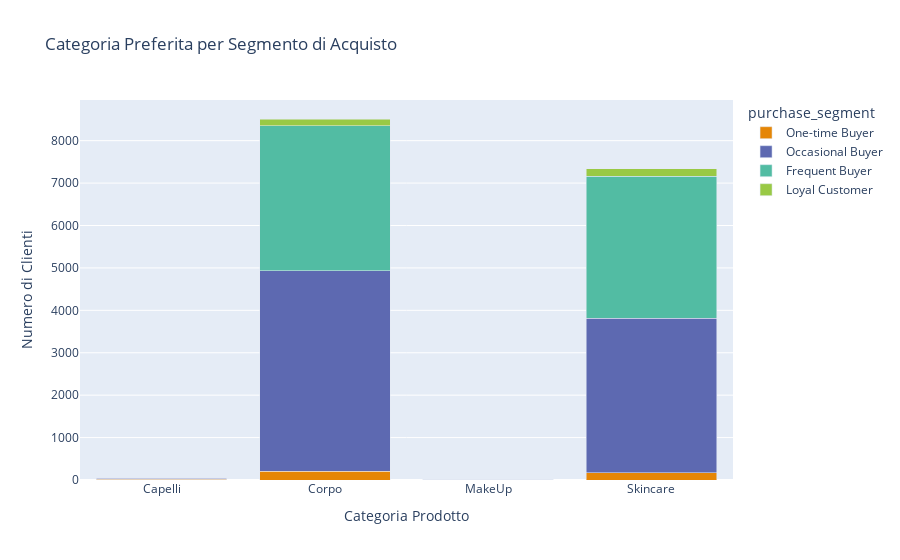

Notebook code for this chart:
### Code cell
df_grouped = customer_segments.groupby(['product_segment', 'purchase_segment']).size().unstack(fill_value=0)

fig = px.bar(df_grouped, 
             barmode="stack", 
             title="Categoria Preferita per Segmento di Acquisto", 
             labels={'value': 'Numero di Clienti', 'product_segment': 'Categoria Prodotto'},
             color_discrete_sequence=px.colors.qualitative.Vivid)

fig.show()

### Figure 1 — Plotly figure (JSON) as saved in the notebook; plotly's stock layout.template omitted (floating-point values rounded to 4 significant figures)
{"data": [{"alignmentgroup": "True", "hovertemplate": "purchase_segment=One-time Buyer<br>Categoria Prodotto=%{x}<br>Numero di Clienti=%{y}<extra></extra>", "legendgroup": "One-time Buyer", "marker": {"color": "rgb(229, 134, 6)", "pattern": {"shape": ""}}, "name": "One-time Buyer", "offsetgroup": "One-time Buyer", "orientation": "v", "showlegend": true, "textposition": "auto", "type": "bar", "x": ["Capelli", "Corpo", "MakeUp", "Skincare"], "xaxis": "x", "y": [13, 208, 8, 166], "yaxis": "y"}, {"alignmentgroup": "True", "hovertemplate": "purchase_segment=Occasional Buyer<br>Categoria Prodotto=%{x}<br>Numero di Clienti=%{y}<extra></extra>", "legendgroup": "Occasional Buyer", "marker": {"color": "rgb(93, 105, 177)", "pattern": {"shape": ""}}, "name": "Occasional Buyer", "offsetgroup": "Occasional Buyer", "orientation": "v", "showlegend": true, "textposition": "auto", "type": "bar", "x": ["Capelli", "Corpo", "MakeUp", "Skincare"], "xaxis": "x", "y": [33, 4721, 4, 3644], "yaxis": "y"}, {"alignmentgroup": "True", "hovertemplate": "purchase_segment=Frequent Buyer<br>Categoria Prodotto=%{x}<br>Numero di Clienti=%{y}<extra></extra>", "legendgroup": "Frequent Buyer", "marker": {"color": "rgb(82, 188, 163)", "pattern": {"shape": ""}}, "name": "Frequent Buyer", "offsetgroup": "Frequent Buyer", "orientation": "v", "showlegend": true, "textposition": "auto", "type": "bar", "x": ["Capelli", "Corpo", "MakeUp", "Skincare"], "xaxis": "x", "y": [2, 3421, 0, 3357], "yaxis": "y"}, {"alignmentgroup": "True", "hovertemplate": "purchase_segment=Loyal Customer<br>Categoria Prodotto=%{x}<br>Numero di Clienti=%{y}<extra></extra>", "legendgroup": "Loyal Customer", "marker": {"color": "rgb(153, 201, 69)", "pattern": {"shape": ""}}, "name": "Loyal Customer", "offsetgroup": "Loyal Customer", "orientation": "v", "showlegend": true, "textposition": "auto", "type": "bar", "x": ["Capelli", "Corpo", "MakeUp", "Skincare"], "xaxis": "x", "y": [0, 161, 0, 172], "yaxis": "y"}], "layout": {"barmode": "stack", "legend": {"title": {"text": "purchase_segment"}, "tracegroupgap": 0}, "title": {"text": "Categoria Preferita per Segmento di Acquisto"}, "xaxis": {"anchor": "y", "domain": [0, 1], "title": {"text": "Categoria Prodotto"}}, "yaxis": {"anchor": "x", "domain": [0, 1], "title": {"text": "Numero di Clienti"}}}}
